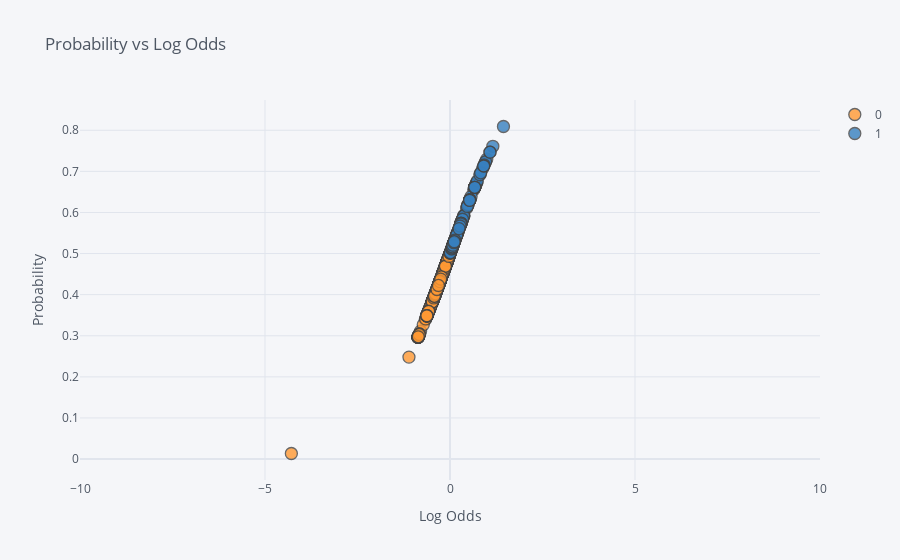
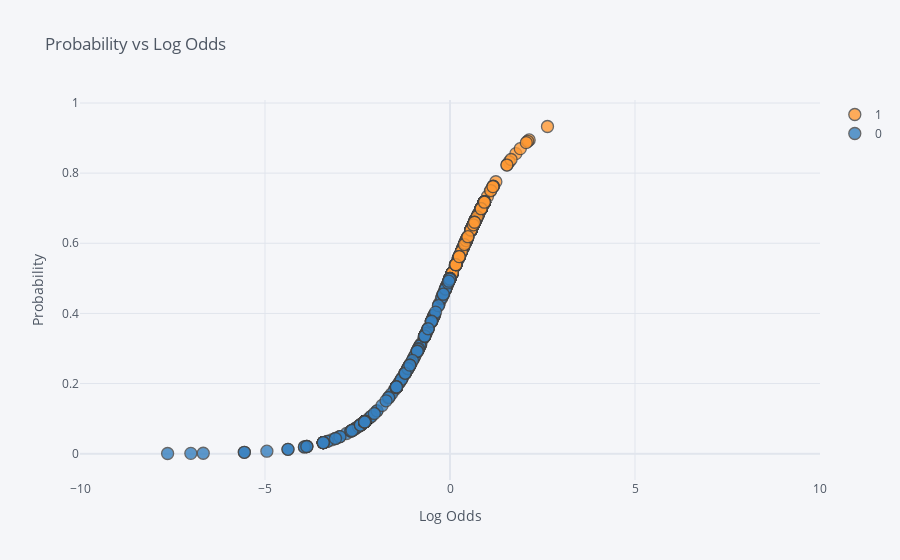
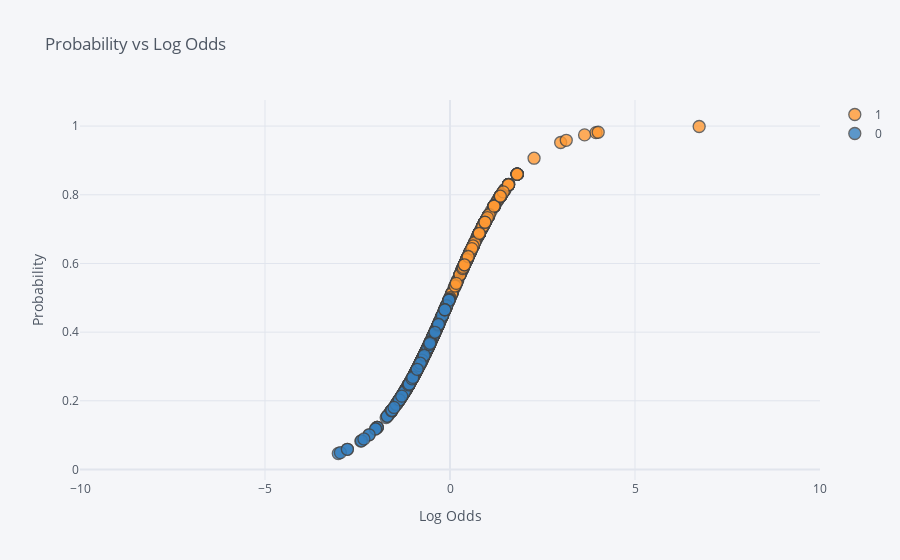
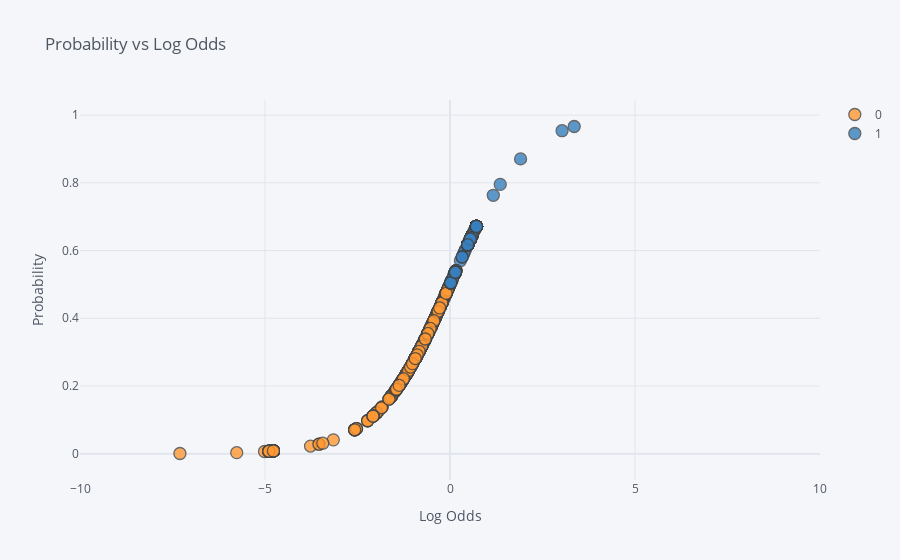

Write notebook code for charts like these, in order.
### Markdown cell above
# Model output

### Code cell
for label, result in log_reg_results.items():
    print(label)
    output=pd.DataFrame(dict(probability=result['probabilities'], 
                      log_odds=result['log_odds'], 
                      y_test=np.array(result['y_test'].astype(str)),
                      classes=result['predictions']       
                            ))
    output_desc=output.describe()
    output_desc.style.format('{:.2f}')
    output['classes']=output['classes'].astype(str)
    output.sample(1000).iplot(x='log_odds', y='probability',
                              yTitle='Probability', 
                              #xrange=(-5, 5),
                              xrange=(-10, 10),
                              xTitle='Log Odds',
                              title='Probability vs Log Odds', 
                              #categories='y_test'
                              categories='classes'
                             )

### Figure 1 — Plotly figure (JSON) as saved in the notebook; plotly's stock layout.template omitted (floating-point values rounded to 4 significant figures; data arrays with more than 128 entries replaced by an {"elided": "..."} marker saying what was removed)
{"data": [{"marker": {"color": "rgba(255, 153, 51, 1.0)", "line": {"width": 1.3}, "opacity": 0.8, "size": 12, "symbol": "circle"}, "mode": "markers", "name": "0", "textfont": {"color": "#4D5663"}, "type": "scatter", "x": {"elided": "836 float values"}, "y": {"elided": "836 float values"}}, {"marker": {"color": "rgba(55, 128, 191, 1.0)", "line": {"width": 1.3}, "opacity": 0.8, "size": 12, "symbol": "circle"}, "mode": "markers", "name": "1", "textfont": {"color": "#4D5663"}, "type": "scatter", "x": {"elided": "164 float values"}, "y": {"elided": "164 float values"}}], "layout": {"legend": {"bgcolor": "#F5F6F9", "font": {"color": "#4D5663"}}, "paper_bgcolor": "#F5F6F9", "plot_bgcolor": "#F5F6F9", "title": {"font": {"color": "#4D5663"}, "text": "Probability vs Log Odds"}, "xaxis": {"gridcolor": "#E1E5ED", "range": [-10, 10], "showgrid": true, "tickfont": {"color": "#4D5663"}, "title": {"font": {"color": "#4D5663"}, "text": "Log Odds"}, "zerolinecolor": "#E1E5ED"}, "yaxis": {"gridcolor": "#E1E5ED", "showgrid": true, "tickfont": {"color": "#4D5663"}, "title": {"font": {"color": "#4D5663"}, "text": "Probability"}, "zerolinecolor": "#E1E5ED"}}}

### Figure 2 — Plotly figure (JSON) as saved in the notebook; plotly's stock layout.template omitted (floating-point values rounded to 4 significant figures; data arrays with more than 128 entries replaced by an {"elided": "..."} marker saying what was removed)
{"data": [{"marker": {"color": "rgba(255, 153, 51, 1.0)", "line": {"width": 1.3}, "opacity": 0.8, "size": 12, "symbol": "circle"}, "mode": "markers", "name": "1", "textfont": {"color": "#4D5663"}, "type": "scatter", "x": {"elided": "537 float values"}, "y": {"elided": "537 float values"}}, {"marker": {"color": "rgba(55, 128, 191, 1.0)", "line": {"width": 1.3}, "opacity": 0.8, "size": 12, "symbol": "circle"}, "mode": "markers", "name": "0", "textfont": {"color": "#4D5663"}, "type": "scatter", "x": {"elided": "463 float values"}, "y": {"elided": "463 float values"}}], "layout": {"legend": {"bgcolor": "#F5F6F9", "font": {"color": "#4D5663"}}, "paper_bgcolor": "#F5F6F9", "plot_bgcolor": "#F5F6F9", "title": {"font": {"color": "#4D5663"}, "text": "Probability vs Log Odds"}, "xaxis": {"gridcolor": "#E1E5ED", "range": [-10, 10], "showgrid": true, "tickfont": {"color": "#4D5663"}, "title": {"font": {"color": "#4D5663"}, "text": "Log Odds"}, "zerolinecolor": "#E1E5ED"}, "yaxis": {"gridcolor": "#E1E5ED", "showgrid": true, "tickfont": {"color": "#4D5663"}, "title": {"font": {"color": "#4D5663"}, "text": "Probability"}, "zerolinecolor": "#E1E5ED"}}}

### Figure 3 — Plotly figure (JSON) as saved in the notebook; plotly's stock layout.template omitted (floating-point values rounded to 4 significant figures; data arrays with more than 128 entries replaced by an {"elided": "..."} marker saying what was removed)
{"data": [{"marker": {"color": "rgba(255, 153, 51, 1.0)", "line": {"width": 1.3}, "opacity": 0.8, "size": 12, "symbol": "circle"}, "mode": "markers", "name": "1", "textfont": {"color": "#4D5663"}, "type": "scatter", "x": {"elided": "456 float values"}, "y": {"elided": "456 float values"}}, {"marker": {"color": "rgba(55, 128, 191, 1.0)", "line": {"width": 1.3}, "opacity": 0.8, "size": 12, "symbol": "circle"}, "mode": "markers", "name": "0", "textfont": {"color": "#4D5663"}, "type": "scatter", "x": {"elided": "544 float values"}, "y": {"elided": "544 float values"}}], "layout": {"legend": {"bgcolor": "#F5F6F9", "font": {"color": "#4D5663"}}, "paper_bgcolor": "#F5F6F9", "plot_bgcolor": "#F5F6F9", "title": {"font": {"color": "#4D5663"}, "text": "Probability vs Log Odds"}, "xaxis": {"gridcolor": "#E1E5ED", "range": [-10, 10], "showgrid": true, "tickfont": {"color": "#4D5663"}, "title": {"font": {"color": "#4D5663"}, "text": "Log Odds"}, "zerolinecolor": "#E1E5ED"}, "yaxis": {"gridcolor": "#E1E5ED", "showgrid": true, "tickfont": {"color": "#4D5663"}, "title": {"font": {"color": "#4D5663"}, "text": "Probability"}, "zerolinecolor": "#E1E5ED"}}}

### Figure 4 — Plotly figure (JSON) as saved in the notebook; plotly's stock layout.template omitted (floating-point values rounded to 4 significant figures; data arrays with more than 128 entries replaced by an {"elided": "..."} marker saying what was removed)
{"data": [{"marker": {"color": "rgba(255, 153, 51, 1.0)", "line": {"width": 1.3}, "opacity": 0.8, "size": 12, "symbol": "circle"}, "mode": "markers", "name": "0", "textfont": {"color": "#4D5663"}, "type": "scatter", "x": {"elided": "476 float values"}, "y": {"elided": "476 float values"}}, {"marker": {"color": "rgba(55, 128, 191, 1.0)", "line": {"width": 1.3}, "opacity": 0.8, "size": 12, "symbol": "circle"}, "mode": "markers", "name": "1", "textfont": {"color": "#4D5663"}, "type": "scatter", "x": {"elided": "524 float values"}, "y": {"elided": "524 float values"}}], "layout": {"legend": {"bgcolor": "#F5F6F9", "font": {"color": "#4D5663"}}, "paper_bgcolor": "#F5F6F9", "plot_bgcolor": "#F5F6F9", "title": {"font": {"color": "#4D5663"}, "text": "Probability vs Log Odds"}, "xaxis": {"gridcolor": "#E1E5ED", "range": [-10, 10], "showgrid": true, "tickfont": {"color": "#4D5663"}, "title": {"font": {"color": "#4D5663"}, "text": "Log Odds"}, "zerolinecolor": "#E1E5ED"}, "yaxis": {"gridcolor": "#E1E5ED", "showgrid": true, "tickfont": {"color": "#4D5663"}, "title": {"font": {"color": "#4D5663"}, "text": "Probability"}, "zerolinecolor": "#E1E5ED"}}}
